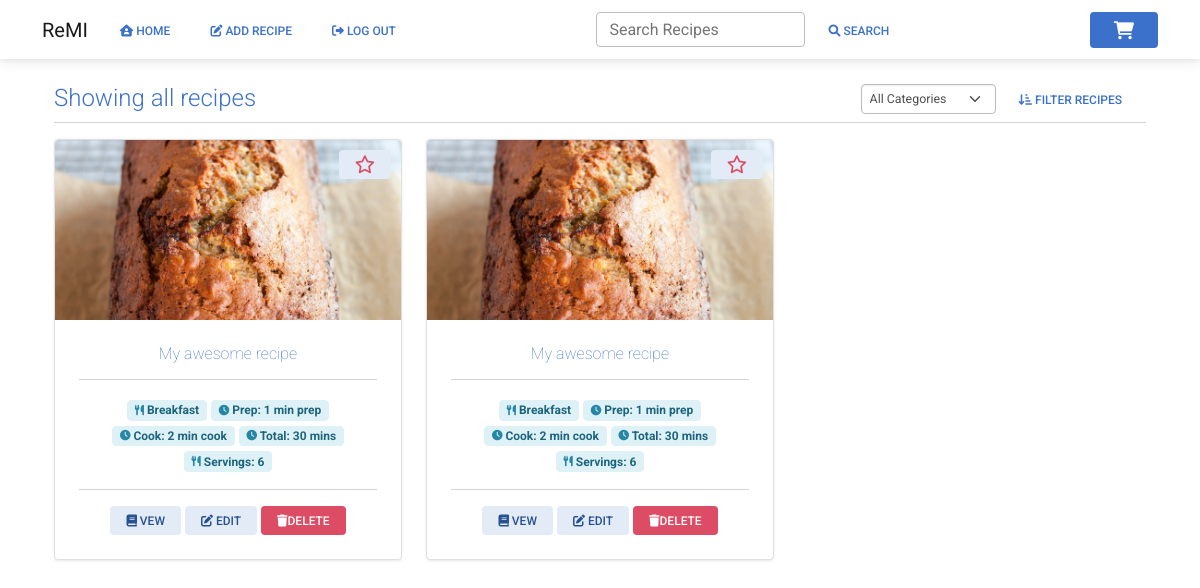
/all_recipes (signed in), run on an earlier commit of the app's database.
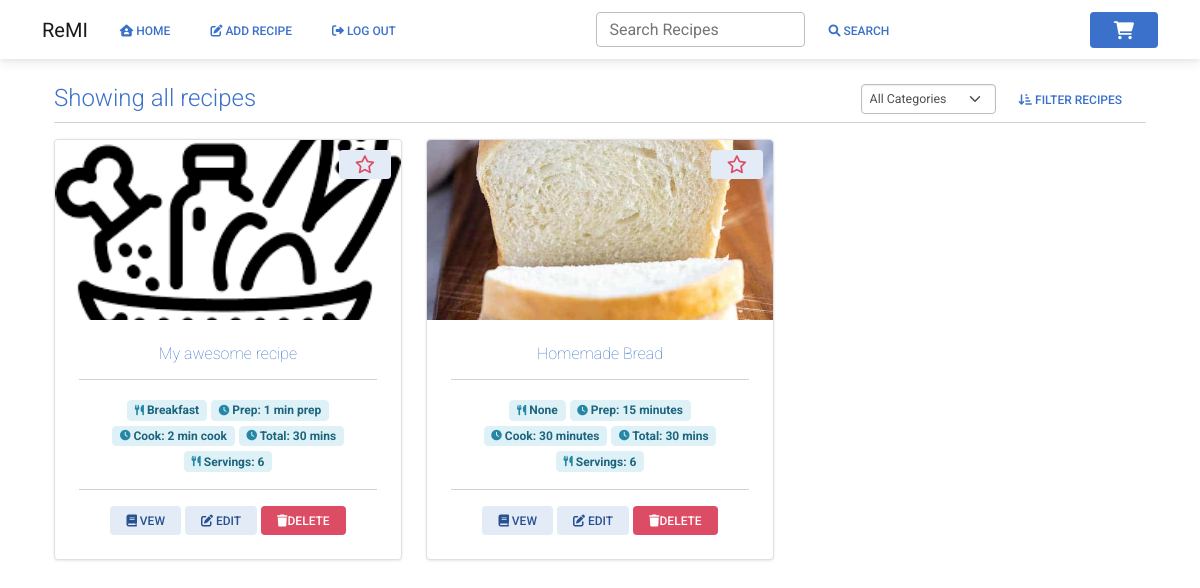
And on a later commit of the database.
### website/models.py (models this page shows)
class Recipe(db.Model):
    id = db.Column(db.Integer, primary_key=True)
    uuid = db.Column(db.Integer, primary_key=False)
    username = db.Column(db.Integer, db.ForeignKey('user.id'))
    recipe_name = db.Column(db.String(200))
    prep_time = db.Column(db.Integer, primary_key=False)
    cook_time = db.Column(db.Integer, primary_key=False)
    total_time = db.Column(db.Integer, primary_key=False)
    ingredients = db.Column(db.String())
    servings = db.Column(db.String())
    ingredients_quantity = db.Column(db.String())
    ingredients_measurement = db.Column(db.String())
    instructions = db.Column(db.String())
    instructions_json = db.Column(db.String())
    original_url = db.Column(db.String())
    date_parsed = db.Column(db.String())
    image = db.Column(db.String())
    favorite = db.Column(db.Boolean, default=False)
    category = db.Column(db.String())
    ingredient_list = db.relationship('Ingredients')
    tags = db.relationship('Tag', secondary=recipe_tag, backref='recipe')

### website/views.py (the view, shortened to what this page needs)
@views.route('/all_recipes', methods=['GET', 'POST'])
@login_required
def all_recipes():
    shopping_list = ShoppingList.query.count()
    session['shopping_list'] = shopping_list
    recipes = Recipe.query.filter_by(username=current_user.id).all()
    page_title = "Showing all recipes"
    return render_template("all_recipes.html", user=current_user, recipes=recipes, shopping_list=shopping_list, page_title=page_title)

### website/__init__.py (called while the page is built)
def create_app():
    app = Flask(__name__)
    app.config['SECRET_KEY'] = 'sdf897sdf987'
    app.config['SQLALCHEMY_DATABASE_URI'] = f'sqlite:///{DB_NAME}'
    db.init_app(app)
    migrate.init_app(app, db)
    from .views import views
    from .auth import auth
    app.register_blueprint(views, url_prefix='/')
    app.register_blueprint(auth, url_prefix='/')
    from .models import User, Recipe
    with app.app_context():
        db.create_all()
    login_manager = LoginManager()
    login_manager.login_view = 'auth.login'
    login_manager.init_app(app)
    @login_manager.user_loader
    def load_user(id):
        return User.query.get(int(id))
    return app

### website/templates/all_recipes.html (shortened to what this page needs)
{% extends "base.html" %}
{% block content %}
<br>
<div class="container">
    <div class="row mb-2">
        <div class="col">
            <h1 class="display-6 text-primary mb-0" style="font-size:1.5rem">{{ page_title }}</h1>
        </div>
        <div class="col d-flex justify-content-end">
            <form method="POST">
                <div class="input-group input-group-sm w-100 text-end">
                    <select class="form-select rounded" id="sort_method" name="sort_method">
                        <option value="all">All Categories</option>
                    </select>
                    <div class="input-group-append">
                        <button type="submit" class="btn btn-link"><i class="fa-solid fa-arrow-down-short-wide"></i>
                            Filter Recipes</button>
                    </div>
                </div>
            </form>
        </div>
    </div>
    <div class="row">
        <div class="col">
            <hr class="mt-0">
        </div>
    </div>
    <div class="row">
        {% for recipe in recipes %}
        <div class="d-flex justify-content-between col-lg-4 col-md-3 col-sm-6">
            <div class="card mb-4 shadow-2 border" style="border-radius:4px;">
                <img class="card-img-top" src="{{ url_for('static', filename=recipe.image) }}" style="width: 100%;height: 15vw;object-fit: cover;
            border-top-left-radius:4px; border-top-right-radius:4px">
                {% if recipe.favorite == True %}
                <button class="btn btn-secondary btn-sm" onclick="remove_favorite('{{ recipe.id }}')"
                    style="position:absolute; top: 10px; right: 10px">
                    <i class="fa-solid fa-star fa-xl text-danger"></i>
                </button>
                {% else %}
                <button class="btn btn-secondary btn-sm" onclick="add_favorite('{{ recipe.id }}')"
                    style="position:absolute; top: 10px; right: 10px">
                </button>
                {% endif %}
                <div class="card-body text-center rounded-4">
                    <h6 class="card-title"><span class=" text-primary fw-lighter">{{ recipe.recipe_name }}</span></h6>
                    <hr />
                    <span class="badge badge-info"> {{ recipe.category }}</span>
                    <span class="badge badge-info"> Prep: {{ recipe.prep_time
                        }}</span>
                    <span class="badge badge-info"> Cook: {{ recipe.cook_time
                        }}</span>
                    <span class="badge badge-info"> Total: 30 mins</span>
                    <span class="badge badge-info"> Servings: 6</span>
                    <hr />
                    <a href="view_recipe/{{ recipe.uuid }}" class="btn btn-secondary btn-sm shadow-none"><i
                            class="fa fa-book"></i> Vew
                    </a>
                    <a href="edit_recipe/{{ recipe.uuid }}" type="button" class="btn btn-secondary btn-sm shadow-none"><i class="fa-solid fa-pen-to-square"></i>
                        Edit
                    </a>
                    <button type="button" class="btn btn-danger btn-sm shadow-none" data-mdb-toggle="modal"
                        data-mdb-target="#delete_recipe" data-recipe-title="{{ recipe.recipe_name }}"
                        data-recipe-uuid="{{ recipe.uuid }}"><i class="fa fa-trash"></i>Delete
                    </button>
                </div>
            </div>
        </div>
        {% endfor %}
    </div>
</div>
{% endblock %}

### website/templates/base.html (shortened to what this page needs)
<!DOCTYPE html>
<html>
<head>
    <link href="https://cdnjs.cloudflare.com/ajax/libs/font-awesome/6.0.0/css/all.min.css" rel="stylesheet" />
    <link href="https://cdnjs.cloudflare.com/ajax/libs/mdb-ui-kit/6.0.1/mdb.min.css" rel="stylesheet" />
    <link rel="stylesheet" href="{{ url_for('static', filename='main.css') }}">
    <link rel="stylesheet" href="https://cdn.jsdelivr.net/npm/select2@4.1.0-rc.0/dist/css/select2.min.css" />
    <link rel="stylesheet"
        href="https://cdn.jsdelivr.net/npm/select2-bootstrap-5-theme@1.3.0/dist/select2-bootstrap-5-theme.min.css" />
</head>
<body>
    <nav class="navbar navbar-expand-lg navbar-light">
        <div class="container">
            <div class="d-flex">
                <a class="navbar-brand" href="#">ReMI</a>
                <div class="collapse navbar-collapse" id="navbarSupportedContent">
                    <ul class="navbar-nav mr-auto">
                        {% if user.is_authenticated %}
                        <li class="nav-item">
                            <a class="btn btn-link px-3 me-2" id="home" href="/"><i class="fa-solid fa-house-user"></i>
                                Home</a>
                        </li>
                        <li class="nav-item">
                            <a class="btn btn-link px-3 me-2" id="add_recipe" href="/add_recipe"><i
                                    class="fa-solid fa-pen-to-square"></i> Add Recipe</a>
                        </li>
                        <li class="nav-item">
                            <a class="btn btn-link px-3 me-2" id="logout" href="/logout"><i
                                    class="fa-solid fa-right-from-bracket"></i> Log Out</a>
                        </li>
                        {% endif %}
                    </ul>
                </div>
            </div>
            <div class="navbar-nav flex-row d-none d-md-flex">
                <form method="POST" action="/search" class="input-group w-auto my-auto d-none d-sm-flex">
                    <input autocomplete="off" type="search" name="search_query" class="form-control rounded" placeholder="Search Recipes"
                        style="min-width: 125px;" />
                    <button class="btn btn-link" type="submit"><i class="fa-solid fa-magnifying-glass"></i> Search</button>
                </form>
            </div>
            <div class="d-flex align-items-center">
                <a href="/cart" class="btn btn-primary shadow-none position-relative">
                </a>
            </div>
        </div>
    </nav>
    <div class="container">
        {% block content %}
        {% endblock %}
    </div>
</body>
</html>

What changed in the data, as far as the page shows it:
removed Recipe: image (picture), recipe_name "My awesome recipe", category "Breakfast", prep_time "1 min prep", cook_time "2 min cook"
changed Recipe "My awesome recipe": image: a different picture
added Recipe: image (picture), recipe_name "Homemade Bread", category "None", prep_time "15 minutes", cook_time "30 minutes"
